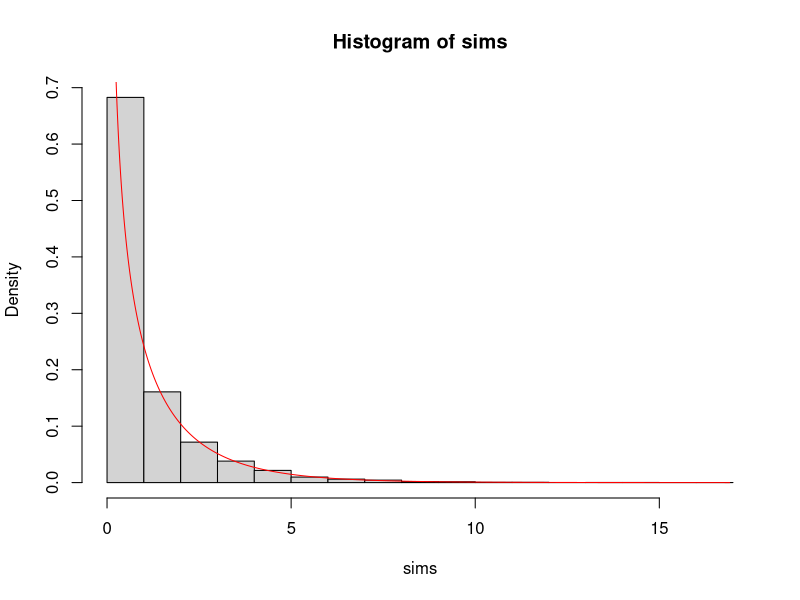
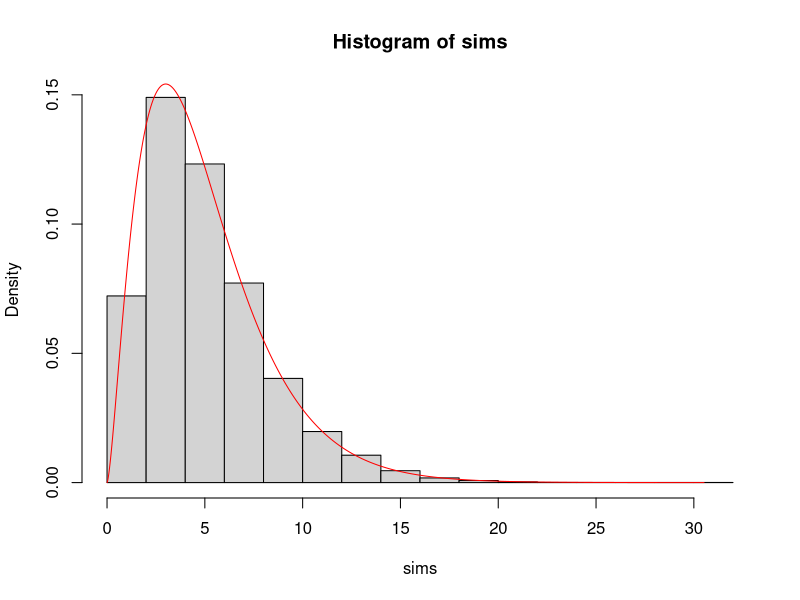
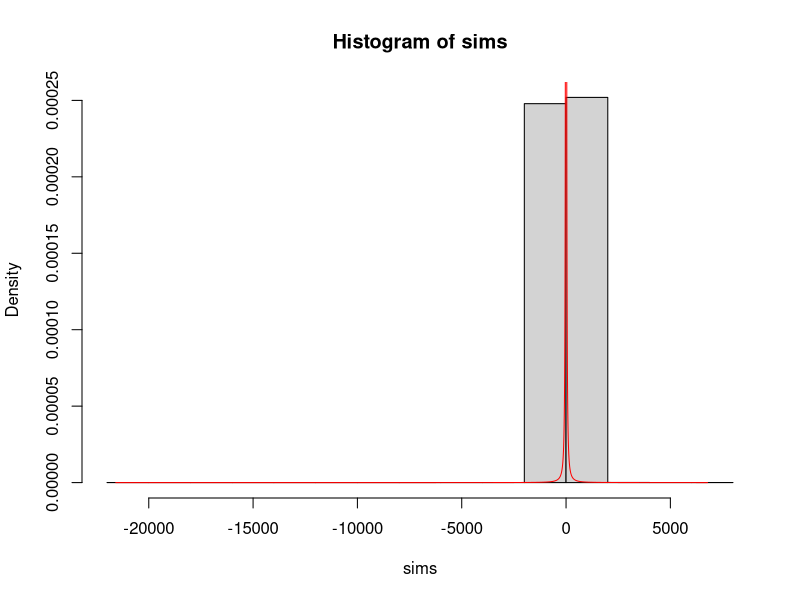
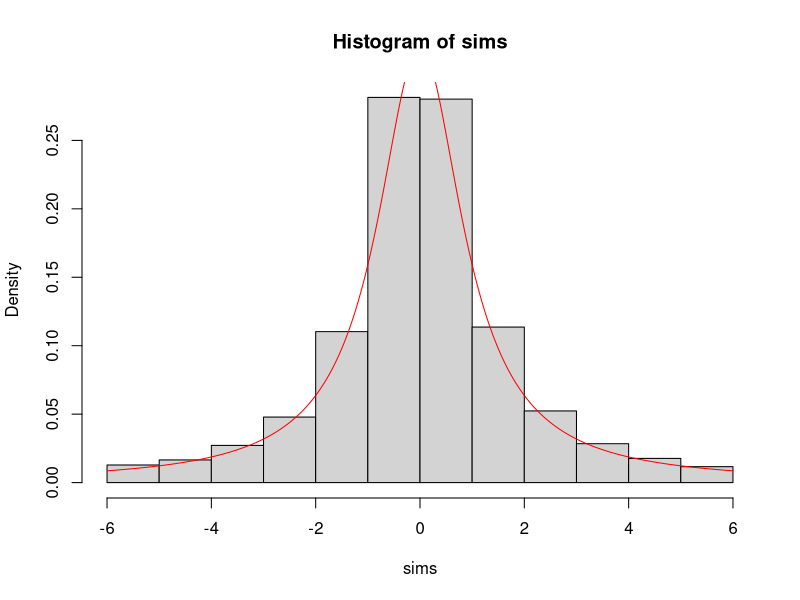
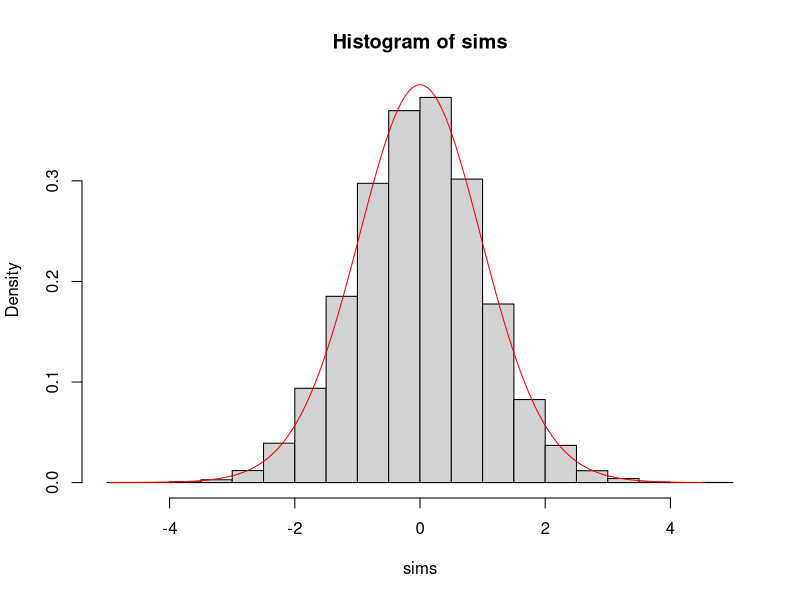
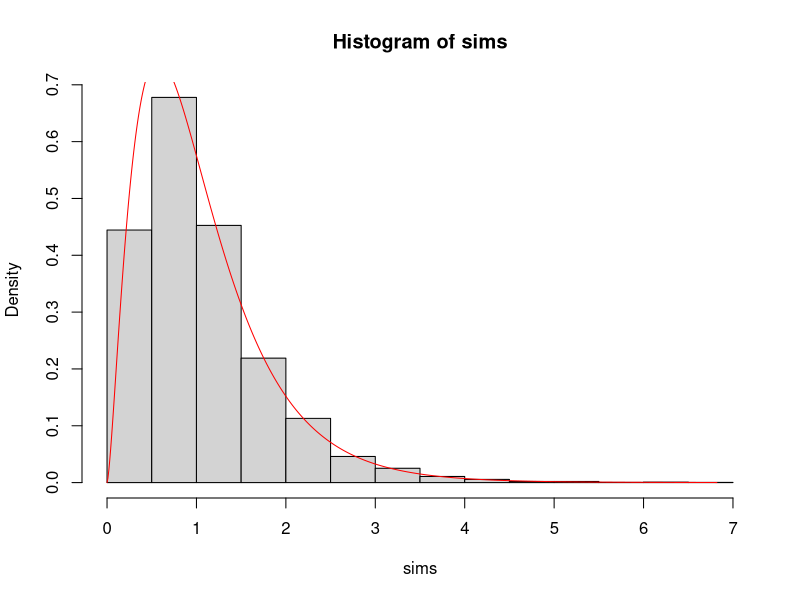

Here is the R script that generated these plots, in order:
#Function to draw a single Chi-squared random variable with degrees of freedom equal to df
my.rchisq <- function(df){
  
  #Draw df independent standard normals
  normal.sims <- rnorm(df)
  
  #Square them and sum the result
  chi.sims <- sum(normal.sims^2)
  
}  

sims <- replicate(10000, my.rchisq(1))
hist(sims, probability = TRUE)
x <- seq(from = 0, to = max(sims), by = 0.01)
points(x, dchisq(x, df = 1), type = 'l', col = 'red')
sims <- replicate(10000, my.rchisq(5))
hist(sims, probability = TRUE)
x <- seq(from = 0, to = max(sims), by = 0.01)
points(x, dchisq(x, df = 5), type = 'l', col = 'red')
my.rt <- function(df){
 
  numerator <- rnorm(1)
  denominator <- sqrt( my.rchisq(df) / df )
  
  t.sim <- numerator/denominator
  return(t.sim)
  
}
sims <- replicate(10000, my.rt(1))
hist(sims, probability = TRUE)
x <- seq(from = min(sims), to = max(sims), by = 0.01)
points(x, dt(x, df = 1), type = 'l', col = 'red')
sims <- subset(sims, -6 <= sims & sims <= 6)
hist(sims, probability = TRUE)
x <- seq(from = min(sims), to = max(sims), by = 0.01)
points(x, dt(x, df = 1), type = 'l', col = 'red')
sims <- replicate(10000, my.rt(30))
hist(sims, probability = TRUE)
x <- seq(from = min(sims), to = max(sims), by = 0.01)
points(x, dt(x, df = 30), type = 'l', col = 'red')
my.rf <- function(numerator.df, denominator.df){

  numerator <- my.rchisq(numerator.df) / numerator.df
  denominator <- my.rchisq(denominator.df) / denominator.df
  
  f.sim <- numerator / denominator
  return(f.sim)
  
}
sims <- replicate(10000, my.rf(5,40))
hist(sims, probability = TRUE)
x <- seq(from = 0, to = max(sims), by = 0.01)
points(x, df(x, df1 = 5, df2 = 40), type = 'l', col = 'red')
